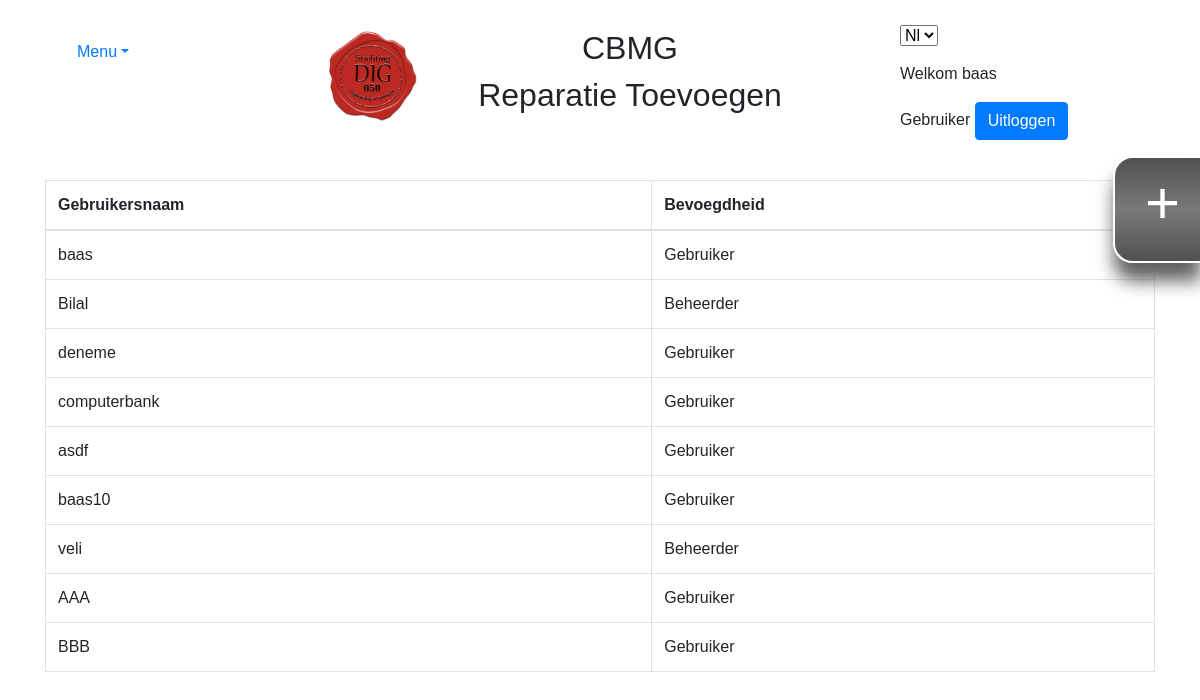
Page /kullaniciMenu.php (signed in) on the committed database.
### tables this page shows
CREATE TABLE `users` (
  `id` int(11) NOT NULL,
  `username` varchar(255) NOT NULL,
  `password` varchar(255) NOT NULL,
  `isAdmin` tinyint(1) DEFAULT 0,
  `created_at` timestamp NOT NULL DEFAULT current_timestamp(),
  `yetki` tinyint(4) NOT NULL,
  `sil` tinyint(4) NOT NULL,
  `kim_gorebilir` text NOT NULL
);

### function/nl.php (called while the page is built, shortened)
<?php
$taal_menu = "Menu";
$taal_hosGeldin = "Welkom";
$taal_helpdesk_talmahuis = "CBMG";
$taal_reparatie_toevoegen = "Reparatie Toevoegen";
$taal_admin = "Beheerder";
$taal_kullanici = "Gebruiker";
$taal_cikis = "Uitloggen";
$taal_yetki = "Bevoegdheid";
$taal_kullaniciAdi = "Gebruikersnaam ";
?>

### function/dilSecimi.php (called while the page is built)
<?php
$cb_taal_secim="Nl";
$cookie_name = "CBTaal";
if(isset($_COOKIE[$cookie_name])) {
    include "$_COOKIE[$cookie_name].php";
    $cb_taal_secim=$_COOKIE[$cookie_name];
} else {
    include "Nl.php";
}
?>

### function/sessionKontrol.php (called while the page is built, shortened)
<?php
if (isset($_SESSION["loggedin"]) && $_SESSION["loggedin"] === true) {
    $username = $_SESSION["username"];
    $yetki = $_SESSION["yetki"];
} else {
    echo "Lütfen giriş yapın.";
    header("location:index.php");
}
?>

### kullaniciMenu.php (the view, shortened to what this page needs)
<?php
include 'function/sessionKontrol.php';
include 'function/baglan.php';
include 'genel/header.php';
include 'function/dilSecimi.php';
?>
<div class="toevoegButton" onclick="location.href=&#39;kullanici_kayit_giris.php&#39;;">
    +
    </div>
        <div class="mt-4">
            <?php
            $sql = "SELECT * FROM users WHERE sil=0";
            $result = mysqli_query($conn, $sql);
            if (mysqli_num_rows($result) > 0) {
                echo '<div class="mt-4">';
                echo '<table class="table table-bordered">';
                echo '<thead>';
                echo '<tr>';
                echo "<th>$taal_kullaniciAdi</th>";
                echo "<th>$taal_yetki</th>";
                echo '</tr>';
                echo '</thead>';
                echo '<tbody>';
                while ($row = mysqli_fetch_assoc($result)) {
                    echo '<tr data-id="' . $row['id'] . '">';
                    echo '<td>' . $row['username'] . '</td>';
                    echo '<td>'; if ($row['yetki']==9) echo $taal_admin; else if($row['yetki']==5) echo $taal_kullanici;
                    echo '</td>';
                    echo '</tr>';
                }
                echo '</tbody>';
                echo '</table>';
                echo '</div>';
            } else {
                echo $taal_veri_bulunamadi;
            }
            ?>
        </div>
    </div>
</body>
</html>

### genel/header.php (shortened to what this page needs)
<?php
include 'function/dilSecimi.php';
?>
<!DOCTYPE html>
<html lang="nl">
<head>
    <link rel="stylesheet" href="https://maxcdn.bootstrapcdn.com/bootstrap/4.5.2/css/bootstrap.min.css">
</head>
<body>
    <div class="container mt-4">
    <div class="row">
        <div class="col-2">
            <nav class="navbar navbar-expand-lg navbar-light white sticky-top">
                <div class="navbar-collapse" id="navbarSupportedContent15">
                    <ul class="nav nav-pills">
                    <li class="nav-item dropdown">
                        <a class="nav-link dropdown-toggle" data-toggle="dropdown" href="#" role="button" aria-haspopup="true" aria-expanded="false"><?php echo $taal_menu?></a>
                    </li>
                    </ul>
                </div>
            </nav>
        </div>
        <div class="col-7">
                <div class="d-flex justify-content-center align-items-center terugHome"  onclick="location.href=&#39;welcome.php&#39;;">
                    <div class="tilmaHuisContainer" onclick="location.href='welcome.php';">
                        <div>
                            <img src="LOGODIG050.png" alt="Logo Resmi">
                        </div>
                        <div>
                            <h2 class="text-center"><?php echo  $taal_helpdesk_talmahuis?></h2>
                            <h2 class="text-center"><?php echo  $taal_reparatie_toevoegen?></h2>
                        </div>
                    </div>
                </div>
        </div>
        <div class="col-3">
            <div>
                <select name="taal"  class="form-select form-select-lg mb-3" aria-label=".form-select-lg example" id="CBTaal" onchange="CBTaal_degistir()">
                    <option value="Nl"<?php if($cb_taal_secim=="Nl"){ echo "SELECTED";} ?>>Nl</option>
                </select>
            </div>
                <ul class="navbar-nav">
                    <li class="nav-item">
                        <?php
                        echo "<p>$taal_hosGeldin $username</p>";
                        if ($yetki==9) {
                            echo "<p> $taal_admin <a href='function/cikis.php' > <button type='button' class='btn btn-primary'>$taal_cikis</button></a></p>";
                        } else if ($yetki==5)  {
                            echo "<p>$taal_kullanici <a href='function/cikis.php' > <button type='button' class='btn btn-primary'>$taal_cikis</button></a></p>";
                        }
                        ?>
                    </li>
                </ul>
        </div>
    </div>

### genel/header.php (style rules this page uses)
body { font-family: 'Titillium Web', Arial, Helvetica, sans-serif; margin: 0; transition: 1s; }
.tilmaHuisContainer { display: flex; justify-content: center; align-items: center; margin-bottom: -50; }
.tilmaHuisContainer > div { margin-right: 10px; }
.tilmaHuisContainer img { max-width: 75%; height: auto; }
body::after { content: ""; background-repeat: no-repeat; background-attachment: fixed; background-size: 100% 100%; opacity: 0.10; top: 0; left: 0; bottom: 0; right: 0; position: fixed; z-index: -1; }
div.toevoegButton { position: fixed;"""" bottom: 75%; right: 0; background-image: linear-gradient(#525151, #797979, #525151); color: #ffffff; font-size: 60px; padding: 0px 20px 13px 30px; border-radius: 20px 0 0 20px; z-index: 1; border: 2px solid #ffffff; border-width: 2px 0 2px 2px; cursor: pointer; box-shadow: 1px 18px 18px #616161; transition: 0.7s; transition-timing-function: ease-out; }

### rows in the picture
users: username "baas"
users: username "Bilal"
users: username "deneme"
users: username "computerbank"
users: username "asdf"
users: username "baas10"
users: username "veli"
users: username "AAA"
users: username "BBB"

### other values in the picture
$taal_menu "Menu"
$taal_helpdesk_talmahuis "CBMG"
$taal_reparatie_toevoegen "Reparatie Toevoegen"
$taal_hosGeldin "Welkom"
$username "baas"
$taal_kullanici "Gebruiker"
$taal_cikis "Uitloggen"
$taal_kullaniciAdi "Gebruikersnaam"
$taal_yetki "Bevoegdheid"
